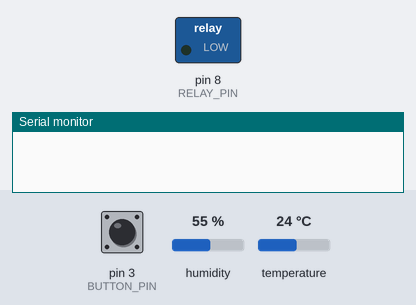
Simulated run of this sketch. Board: Arduino Uno, built with avr-gcc and run on an emulated ATmega328P. Shown: switched loads named in the sketch (green lamp = pin HIGH), the last lines printed to the serial monitor. The inputs (shaded band) are chosen by the test bench; at power-on: temperature 24 °C, pin 3 (BUTTON_PIN) HIGH, humidity 55 %.

Above: at 2.8 s.
2.9 s: temperature set to 31 °C
5.2 s: temperature set to 34 °C
At 7.2 s:
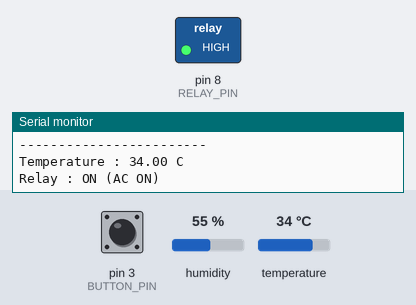
7.5 s: pin 3 (BUTTON_PIN) pulled LOW for 1.25 s
At 9.3 s:
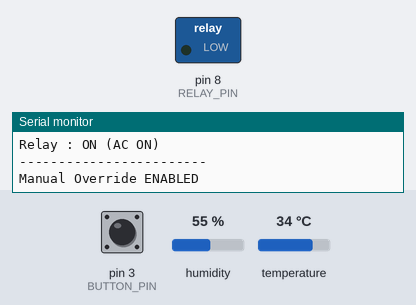
10.2 s: pin 3 (BUTTON_PIN) pulled LOW for 1.25 s
At 11.5 s:
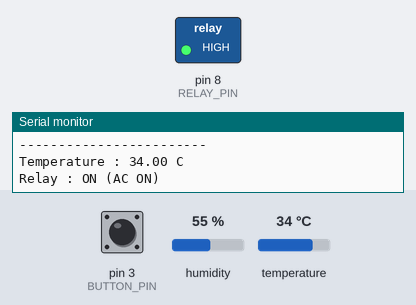
12.9 s: pin 3 (BUTTON_PIN) pulled LOW for 3.2 s
At 14.2 s:
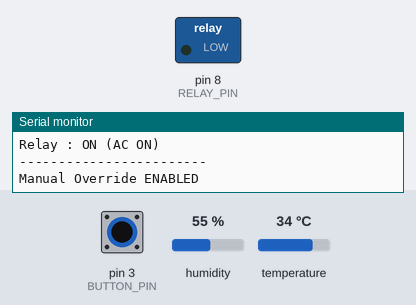
Timing chart, 0 to 15.9 s (numbered marks = the images above; inputs shaded):
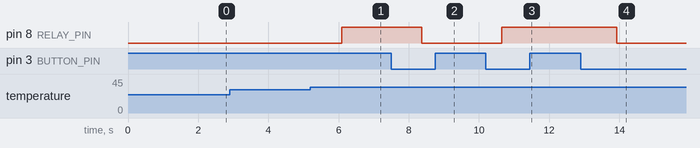

The sketch:

relay_control.ino
```cpp
#include <DHT.h>

#define DHTPIN 2
#define DHTTYPE DHT11

#define RELAY_PIN 8
#define BUTTON_PIN 3

DHT dht(DHTPIN, DHTTYPE);

bool relayState = false;
bool manualOverride = false;

int lastButtonState = HIGH;

void setup()
{
  Serial.begin(9600);

  dht.begin();

  pinMode(RELAY_PIN, OUTPUT);
  pinMode(BUTTON_PIN, INPUT_PULLUP);

  digitalWrite(RELAY_PIN, LOW);
}

void loop()
{
  // ---------- Read Button ----------
  int buttonState = digitalRead(BUTTON_PIN);

  if(buttonState == LOW && lastButtonState == HIGH)
  {
    manualOverride = !manualOverride;

    if(manualOverride)
      relayState = !relayState;

    Serial.println("------------------------");

    if(manualOverride)
      Serial.println("Manual Override ENABLED");
    else
      Serial.println("Manual Override DISABLED");

    delay(250);
  }

  lastButtonState = buttonState;

  // ---------- Read Temperature ----------
  float temp = dht.readTemperature();

  if(isnan(temp))
  {
    Serial.println("DHT Error");
    delay(1000);
    return;
  }

  bool previousState = relayState;

  // ---------- Automatic Control ----------
  if(!manualOverride)
  {
    if(temp > 32)
      relayState = true;

    else if(temp < 28)
      relayState = false;
  }

  digitalWrite(RELAY_PIN, relayState);

  // ---------- Log only when state changes ----------
  if(previousState != relayState)
  {
    Serial.println("------------------------");
    Serial.print("Temperature : ");
    Serial.print(temp);
    Serial.println(" C");

    Serial.print("Relay : ");

    if(relayState)
      Serial.println("ON (AC ON)");
    else
      Serial.println("OFF (AC OFF)");
  }

  delay(1000);
}
```

Measured:
- the behaviour switches between 32 and 33 °C on temperature (found by bisection; images 0 and 1)
- after the input at 2.9 s, every drawn part: stays the same
- after the input at 5.2 s, pin 8 (RELAY_PIN): LOW → HIGH after 0.89 s
- after the input at 7.5 s, pin 8 (RELAY_PIN): HIGH → LOW after 0.87 s
- after the input at 10.2 s, pin 8 (RELAY_PIN): LOW → HIGH after 0.45 s
- after the input at 12.9 s, pin 8 (RELAY_PIN): HIGH → LOW after 1.0 s
